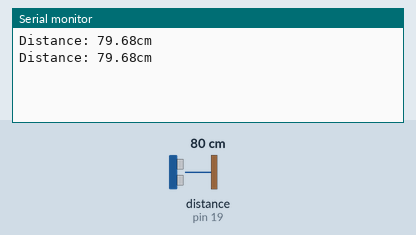
Bench run of a sketch on a simulated Arduino Uno, built with avr-gcc and run on an emulated ATmega328P. Parts: the last lines printed to the serial monitor. Wiring (inferred from the names in the program): ultrasonic range finder: trigger pin 9; echo pin 19. The inputs (shaded band) are chosen by the test bench; at power-on: distance to the obstacle (sensor on pin 19) 80 cm. The echo pulse lasts 58.3 µs per cm.

Above: at 1.8 s.
1.9 s: distance to the obstacle (sensor on pin 19) set to 2 cm
At 2.8 s:
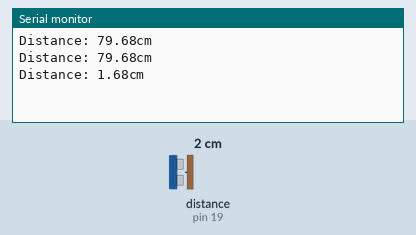
3.4 s: distance to the obstacle (sensor on pin 19) set to 4 cm
At 4.8 s:
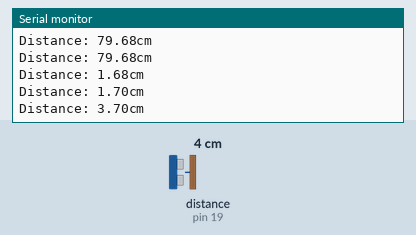
Timing chart, 0 to 6.4 s (numbered marks = the images above; inputs shaded):
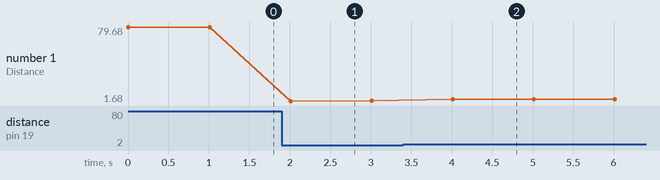

Measured:
- after the input at 1.9 s, the serial monitor: prints a new line after 0.11 s (image 1)
- after the input at 3.4 s, the serial monitor: prints a new line after 0.61 s (image 2)
- plotted number 1: 79.68 → 1.7 after the input at 1.9 s, 1.7 → 3.7 after the input at 3.4 s

The sketch:

distance_serial.ino
```cpp
const int trigPin = 9;
const int echoPin = 19;


float duration = 0;
float distance = 0;

void setup() {
  pinMode(trigPin, OUTPUT);
  pinMode(echoPin, INPUT);
  Serial.begin(9600);
}

void loop() {
  digitalWrite(trigPin, LOW);
  delayMicroseconds(2);
  digitalWrite(trigPin, HIGH);
  delayMicroseconds(10);
  digitalWrite(trigPin, LOW);

  duration = pulseIn(echoPin, HIGH);
  distance = (duration * 0.0343) /2;
  Serial.print("Distance: ");
  Serial.print(distance);
  Serial.println("cm");
  delay(1000);
}
```
